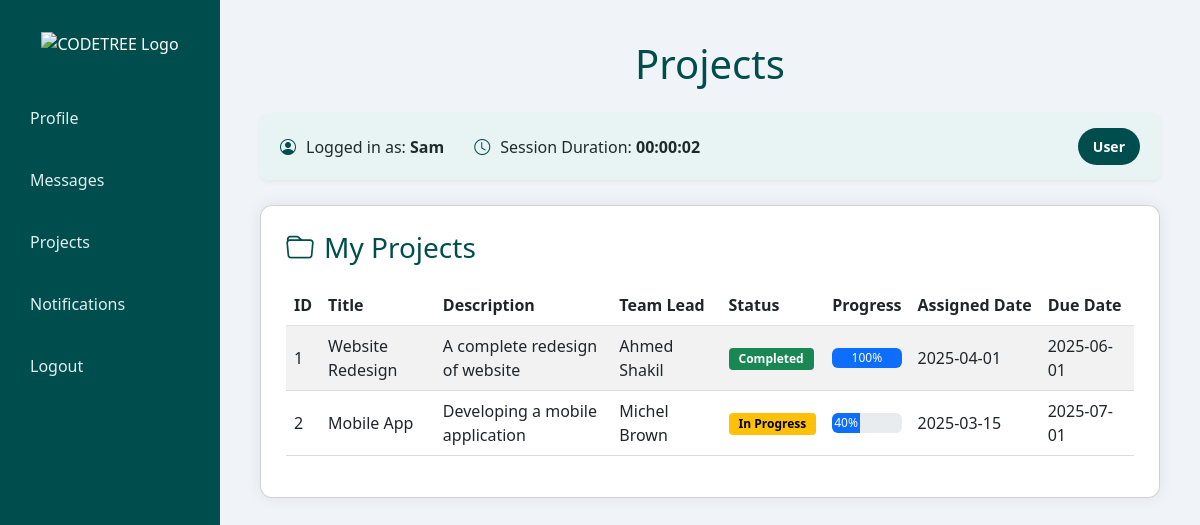
Page /codetree-ipcms/uprojects.php (signed in) on the committed database.
### tables this page shows
CREATE TABLE `projects` (
  `id` int(11) NOT NULL,
  `title` varchar(255) NOT NULL,
  `description` text DEFAULT NULL,
  `team_lead` varchar(100) DEFAULT NULL,
  `members` text DEFAULT NULL,
  `client` varchar(100) DEFAULT NULL,
  `budget` decimal(10,2) DEFAULT NULL,
  `progress` int(11) DEFAULT 0,
  `assigned_date` date DEFAULT NULL,
  `due_date` date DEFAULT NULL,
  `status` enum('Not Started','In Progress','Completed') DEFAULT 'Not Started',
  `created_at` timestamp NOT NULL DEFAULT current_timestamp()
);

### codetree-ipcms/uprojects.php (the view, shortened to what this page needs)
<?php
$servername = "127.0.0.1";
$username = "root";
$password = "";
$dbname = "codetree";
$conn = new mysqli($servername, $username, $password, $dbname);
$current_user = $_SESSION['username'];
$sql = "SELECT * FROM projects WHERE members LIKE '%" . $conn->real_escape_string($current_user) . "%'";
$result = $conn->query($sql);
$projects = [];
if ($result->num_rows > 0) {
    while($row = $result->fetch_assoc()) {
        $projects[] = $row;
    }
}
$login_time = $_SESSION['login_time'];
$current_time = time();
$session_duration = $current_time - $login_time;
$hours = floor($session_duration / 3600);
$minutes = floor(($session_duration % 3600) / 60);
$seconds = $session_duration % 60;
$session_duration_formatted = sprintf("%02d:%02d:%02d", $hours, $minutes, $seconds);
?>
<!DOCTYPE html>
<html lang="en">
<head>
<link href="https://cdn.jsdelivr.net/npm/bootstrap@5.3.0/dist/css/bootstrap.min.css" rel="stylesheet">
<link href="https://cdn.jsdelivr.net/npm/bootstrap-icons@1.10.5/font/bootstrap-icons.css" rel="stylesheet">
</head>
<body>
<nav class="sidebar" id="sidebar">
  <div class="logo">
    <img src="logo.png" alt="CODETREE Logo">
  </div>
  <ul class="navlist">
    <li><a href="uprofile.php">Profile</a></li>
    <li><a href="umessages.php">Messages</a></li>
    <li><a href="uprojects.php">Projects</a></li>
    <li><a href="unotification.php">Notifications</a></li>
    <li><a href="logout.php">Logout</a></li>
  </ul>
</nav>
<div class="content">
  <h1>Projects</h1>
  <div class="session-info">
    <div class="session-details">
      <div class="session-item">
        <i class="bi bi-person-circle"></i>
        <span>Logged in as: <strong><?php echo htmlspecialchars($_SESSION['username']); ?></strong></span>
      </div>
      <div class="session-item">
        <i class="bi bi-clock"></i>
        <span>Session Duration: <strong id="session-duration"><?php echo $session_duration_formatted; ?></strong></span>
      </div>
    </div>
    <div class="session-badge"><?php echo htmlspecialchars($_SESSION['role'] ?? 'User'); ?></div>
  </div>
  <div class="card">
    <h3><i class="bi bi-folder"></i> My Projects</h3>
    <div class="table-responsive">
      <table class="table table-striped align-middle">
        <thead>
          <tr>
            <th>ID</th>
            <th>Title</th>
            <th>Description</th>
            <th>Team Lead</th>
            <th>Status</th>
            <th>Progress</th>
            <th>Assigned Date</th>
            <th>Due Date</th>
          </tr>
        </thead>
        <tbody>
          <?php if (count($projects) > 0): ?>
            <?php foreach ($projects as $project): ?>
              <tr>
                <td><?php echo htmlspecialchars($project['id']); ?></td>
                <td><?php echo htmlspecialchars($project['title']); ?></td>
                <td><?php echo htmlspecialchars($project['description']); ?></td>
                <td><?php echo htmlspecialchars($project['team_lead']); ?></td>
                <td>
                  <?php
                  $status_class = '';
                  switch($project['status']) {
                    case 'In Progress':
                      $status_class = 'bg-in-progress';
                      break;
                    case 'Completed':
                      $status_class = 'bg-completed';
                      break;
                  }
                  ?>
                  <span class="badge <?php echo $status_class; ?>"><?php echo htmlspecialchars($project['status']); ?></span>
                </td>
                <td>
                  <div class="progress" style="height: 20px;">
                    <div class="progress-bar" role="progressbar" style="width: <?php echo $project['progress']; ?>%;"
                         aria-valuenow="<?php echo $project['progress']; ?>" aria-valuemin="0" aria-valuemax="100">
                      <?php echo $project['progress']; ?>%
                    </div>
                  </div>
                </td>
                <td><?php echo htmlspecialchars($project['assigned_date']); ?></td>
                <td><?php echo htmlspecialchars($project['due_date']); ?></td>
              </tr>
            <?php endforeach; ?>
          <?php else: ?>
            <tr>
              <td colspan="8" class="text-center">No projects found where you are a team member</td>
            </tr>
          <?php endif; ?>
        </tbody>
      </table>
    </div>
  </div>
</div>
</body>
</html>

### codetree-ipcms/uprojects.php (style rules this page uses)
body { font-family: 'Segoe UI', sans-serif; background-color: #f0f4f8; margin: 0; display: flex; min-height: 100vh; color: #1f2b2b; }
.sidebar { width: 220px; background-color: #004d4d; color: #fff; padding: 30px 16px; display: flex; flex-direction: column; transition: transform 0.3s ease-in-out; }
.sidebar .logo { text-align: center; margin-bottom: 40px; }
.sidebar .logo img { width: 140px; }
.navlist { list-style: none; padding: 0; flex-grow: 1; }
.navlist li { margin-bottom: 18px; }
.navlist a { color: #dfeff0; text-decoration: none; display: block; padding: 10px 14px; border-radius: 6px; transition: 0.3s; font-size: 16px; }
.content { flex: 1; padding: 40px; }
h1 { color: #004d4d; margin-bottom: 25px; text-align: center; }
.session-info { display: flex; justify-content: space-between; align-items: center; background-color: #e8f4f4; padding: 15px 20px; border-radius: 8px; margin-bottom: 25px; box-shadow: 0 2px 5px rgba(0,0,0,0.05); }
.session-details { display: flex; gap: 30px; align-items: center; }
.session-item { display: flex; align-items: center; gap: 10px; font-size: 16px; }
.session-item i { color: #004d4d; }
.session-badge { background-color: #004d4d; color: white; padding: 8px 15px; border-radius: 20px; font-weight: 600; font-size: 14px; }
.card { background-color: #fff; padding: 25px; border-radius: 12px; box-shadow: 0 0 15px rgba(0,0,0,0.08); max-width: 1000px; margin: auto; }
.card h3 { color: #004d4d; margin-bottom: 20px; display: flex; align-items: center; gap: 10px; }
table { width: 100%; border-collapse: collapse; }
thead th { background-color: #f0f3f7; color: #004d4d; padding: 10px; text-align: left; font-weight: 600; white-space: nowrap; }
tbody td { padding: 10px; border-bottom: 1px solid #ddd; }
.badge { padding: 5px 10px; border-radius: 4px; font-size: 12px; font-weight: 600; }
.bg-in-progress { background-color: #ffc107; color: black; }
.bg-completed { background-color: #198754; color: white; }

### rows in the picture
projects: id "1", title "Website Redesign", description "A complete redesign of website", team_lead "Ahmed Shakil", status "Completed", progress "100", assigned_date "2025-04-01", due_date "2025-06-01"
projects: id "2", title "Mobile App", description "Developing a mobile application", team_lead "Michel Brown", status "In Progress", progress "40", assigned_date "2025-03-15", due_date "2025-07-01"

### other values in the picture
$_SESSION['username'] "Sam"
$_SESSION['role'] "User"
